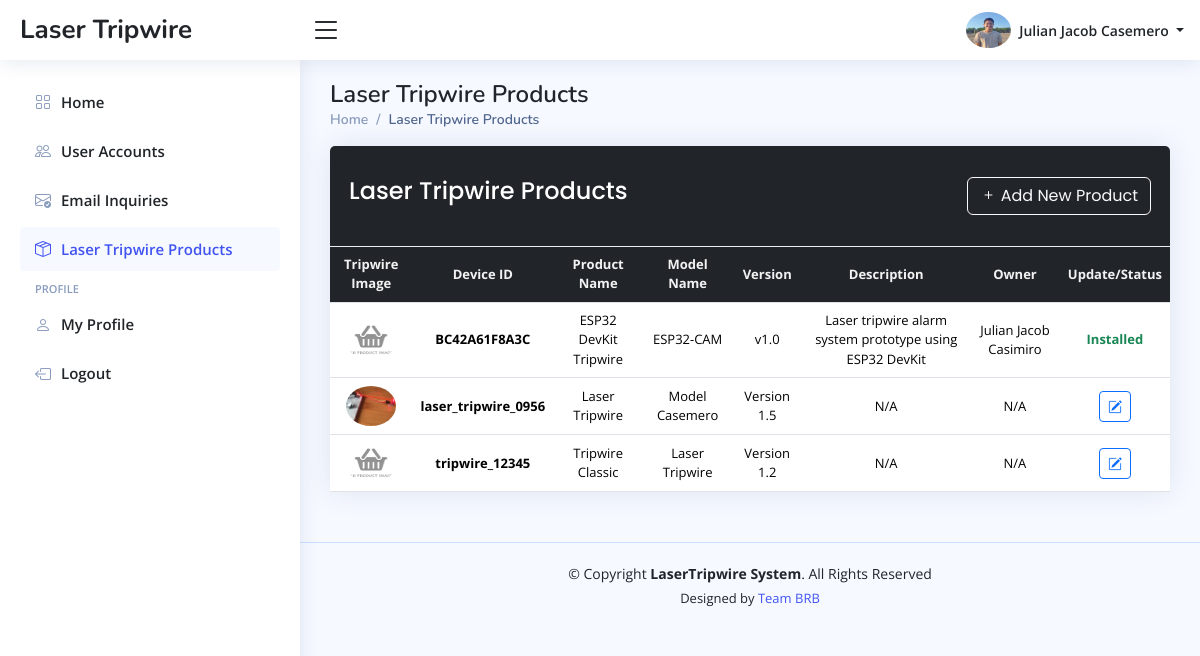
Screenshot of /xtrip/pages/admin/home.php?page=laser-tripwire (signed in) with the database file from the repository.
### tables this page shows
CREATE TABLE `admin_info_tbl` (
  `tbl_row_id` int(11) NOT NULL,
  `admin_id` int(11) NOT NULL,
  `profile_picture` varchar(255) DEFAULT NULL,
  `gender` enum('Male','Female','Others') DEFAULT 'Others',
  `civil_status` enum('Single','Married','Divorced','Widowed') DEFAULT 'Single',
  `cellphone_number` varchar(100) NOT NULL,
  `telephone_number` varchar(100) DEFAULT NULL,
  `address` varchar(255) NOT NULL,
  `updated_at` timestamp NOT NULL DEFAULT current_timestamp() ON UPDATE current_timestamp()
);

CREATE TABLE `admin_accounts_tbl` (
  `admin_id` int(11) NOT NULL,
  `first_name` varchar(100) NOT NULL,
  `middle_name` varchar(100) DEFAULT NULL,
  `last_name` varchar(100) NOT NULL,
  `email_address` varchar(255) NOT NULL,
  `admin_password` varchar(255) NOT NULL,
  `role` varchar(100) DEFAULT 'Administrator',
  `reset_password_token` varchar(255) DEFAULT NULL,
  `password_token_expiry` datetime DEFAULT NULL,
  `created_at` timestamp NOT NULL DEFAULT current_timestamp(),
  `updated_at` timestamp NOT NULL DEFAULT current_timestamp() ON UPDATE current_timestamp()
);

CREATE TABLE `laser_tripwire_products_tbl` (
  `device_id` varchar(150) NOT NULL,
  `product_image` varchar(255) DEFAULT NULL,
  `product_name` varchar(150) NOT NULL,
  `model_name` varchar(150) NOT NULL,
  `version` varchar(50) NOT NULL,
  `description` text DEFAULT NULL,
  `created_at` timestamp NOT NULL DEFAULT current_timestamp()
);

### xtrip/pages/admin/pages/laser-tripwire.php (the view, shortened to what this page needs)
<main class="main" id="main">
    <?php
    include_once "../global-includes/page-titles.php";
    ?>
    <div class="row">
        <div class="col-12 col-lg-12 col-xxl-12 d-flex">
            <div class="card flex-fill">
                <div class="card-header bg-dark ">
                    <h5 class="card-title mb-0 text-white fs-4 py-3 px-1 d-flex justify-content-between">
                        Laser Tripwire Products
                        <button class="btn btn-outline-light" data-bs-toggle="modal" data-bs-target="#add-product-modal">
                            <i class="bi bi-plus"></i> Add New Product
                        </button>
                    </h5>
                </div>
                <table class="table table-hover my-0 text-center datatable custom-table">
                    <thead>
                        <tr>
                            <th> Tripwire Image </th>
                            <th> Device ID </th>
                            <th> Product Name </th>
                            <th> Model Name </th>
                            <th> Version </th>
                            <th> Description </th>
                            <th> Owner </th>
                            <th> Update/Status </th>
                        </tr>
                    </thead>
                    <tbody>
                        <?php
                        $get_products = $conn->prepare("SELECT
                                                                    pt.*,
                                                                    COALESCE(CONCAT(ua.first_name, ' ', ua.last_name), 'N/A') AS 'owner_name'
                                                                FROM laser_tripwire_products_tbl pt
                                                                LEFT JOIN laser_tripwire_owners_tbl o
                                                                ON pt.device_id = o.device_id
                                                                LEFT JOIN user_accounts_tbl ua
                                                                ON o.owner = ua.user_id
                                                                ");
                        $get_products->execute();
                        if ($get_products->rowCount() > 0) {
                            while ($product_data = $get_products->fetch()) {
                                $product_image = $product_data["product_image"];
                                if (empty($product_image) || !file_exists($product_image_path . $product_image)) {
                                    $product_image = "no-product-img.png";
                                }
                        ?>
                                <tr>
                                    <td>
                                        <img
                                            src="<?php echo htmlspecialchars($product_image_path . $product_image); ?>"
                                            class="rounded-circle"
                                            alt="Product Image"
                                            width="40" height="40"
                                            data-bs-toggle="modal"
                                            data-bs-target="#productImageView"
                                            onclick="setModalImage('<?php echo htmlspecialchars($product_image_path . $product_image); ?>')">
                                    </td>
                                    <td class="fw-bold">
                                        <?php echo htmlspecialchars($product_data["device_id"]); ?>
                                    </td>
                                    <td>
                                        <?php echo htmlspecialchars($product_data["product_name"]); ?>
                                    </td>
                                    <td>
                                        <?php echo htmlspecialchars($product_data["model_name"]); ?>
                                    </td>
                                    <td>
                                        <?php echo htmlspecialchars($product_data["version"]); ?>
                                    </td>
                                    <td>
                                        <?php echo htmlspecialchars($product_data["description"] ?? "N/A"); ?>
                                    </td>
                                    <td>
                                        <?php echo htmlspecialchars($product_data["owner_name"]); ?>
                                    </td>
                                    <td>
                                        <?php
                                        if ($product_data["owner_name"] === "N/A") {
                                        ?>
                                            <button class="btn btn-outline-primary btn-sm" title="Update Status" data-bs-target="#laser-tripwire-<?php echo htmlspecialchars($product_data["device_id"]); ?>" data-bs-toggle="modal">
                                                <i class="bi bi-pencil-square"></i>
                                            </button>
                                        <?php
                                        } else {
                                        ?>
                                            <span class="fw-bold text-success">
                                                Installed
                                            </span>
                                        <?php
                                        }
                                        ?>
                                    </td>
                                </tr>
                            <?php
                            }
                        } else {
                            ?>
                            <tr>
                                <td colspan="8"> No Laser Tripwire Products </td>
                            </tr>
                        <?php
                        }
                        ?>
                    </tbody>
                </table>
            </div>
        </div>
    </div>
</main>

### xtrip/pages/admin/includes/nav-bar.php (shortened to what this page needs)
<header id="header" class="header fixed-top d-flex align-items-center">
    <div class="d-flex align-items-center justify-content-between">
        <a href="home.php?page=home" class="logo d-flex align-items-center">
            <span class="d-none d-lg-block"> Laser Tripwire </span>
        </a>
        <i class="bi bi-list toggle-sidebar-btn"></i>
    </div>
    <nav class="header-nav ms-auto">
        <ul class="d-flex align-items-center">
            <li class="nav-item dropdown pe-3">
                <a class="nav-link nav-profile d-flex align-items-center pe-0" href="#" data-bs-toggle="dropdown">
                    <img src="<?php echo htmlspecialchars($image_path . $profile_picture); ?>" alt="Profile Image" class="rounded-circle" width="45" height="45">
                    <span class="d-none d-md-block dropdown-toggle ps-2">
                        <?php echo htmlspecialchars($first_name . " " . $last_name); ?>
                    </span>
                </a>
            </li>
        </ul>
    </nav>
</header>

### xtrip/assets/main/css/main-style.css (style rules this page uses)
:root { scroll-behavior: smooth; }
body { font-family: "Open Sans", sans-serif; background: #f6f9ff; color: #444444; }
a { color: #4154f1; text-decoration: none; }
h1, h2, h3, h4, h5, h6 { font-family: "Nunito", sans-serif; }
#main { margin-top: 60px; padding: 20px 30px; transition: all 0.3s; }
.card { margin-bottom: 30px; border: none; border-radius: 5px; box-shadow: 0px 0 30px rgba(1, 41, 112, 0.1); }
.card-header, .card-footer { border-color: #ebeef4; background-color: #fff; color: #798eb3; padding: 15px; }
.card-title { padding: 20px 0 15px 0; font-size: 18px; font-weight: 500; color: #212529; font-family: "Poppins", sans-serif; }
.logo { line-height: 1; }
@media (min-width: 1200px) { .logo { width: 280px; } }
.logo span { font-size: 26px; font-weight: 700; color: #212529; font-family: "Nunito", sans-serif; }
.header { transition: all 0.5s; z-index: 997; height: 60px; box-shadow: 0px 2px 20px rgba(1, 41, 112, 0.1); background-color: #fff; padding-left: 20px; }
.header .toggle-sidebar-btn { font-size: 32px; padding-left: 10px; cursor: pointer; color: #212529; }
.header-nav ul { list-style: none; }
.header-nav>ul { margin: 0; padding: 0; }
.header-nav .nav-profile { color: #212529; }
.header-nav .nav-profile img { max-height: 36px; }
.header-nav .nav-profile span { font-size: 14px; font-weight: 600; }
@media (min-width: 1200px) { #main, #footer { margin-left: 300px; } }

### xtrip/pages/admin/home.php (style rules this page uses)
.custom-table { cursor: pointer; }
.custom-table thead tr th { text-align: center; }
.custom-table thead tr th, .custom-table tr td { text-align: center; vertical-align: middle !important; }
.custom-table tr th { background-color: #212529; height: 50px; color: #f2f2f2; }
.custom-table tr td img { width: 50px; }
.custom-table tr th, .custom-table tr td { font-size: 13px; }

### rows the page displays
admin_info_tbl: profile_picture (picture), admin.last_name "Julian Jacob Casemero"
laser_tripwire_products_tbl: device_id "BC42A61F8A3C", product_name "ESP32 DevKit Tripwire", model_name "ESP32-CAM", version "v1.0", description "Laser tripwire alarm system prototype using ESP32 DevKit", owner_name "Julian Jacob Casimiro", shows "Installed"
laser_tripwire_products_tbl: product_image (picture), device_id "laser_tripwire_0956", product_name "Laser Tripwire", model_name "Model Casemero", version "Version 1.5", description "N/A", owner_name "N/A"
laser_tripwire_products_tbl: device_id "tripwire_12345", product_name "Tripwire Classic", model_name "Laser Tripwire", version "Version 1.2", description "N/A", owner_name "N/A"

### other values shown
$page_titles[$page_name] "Laser Tripwire Products"
